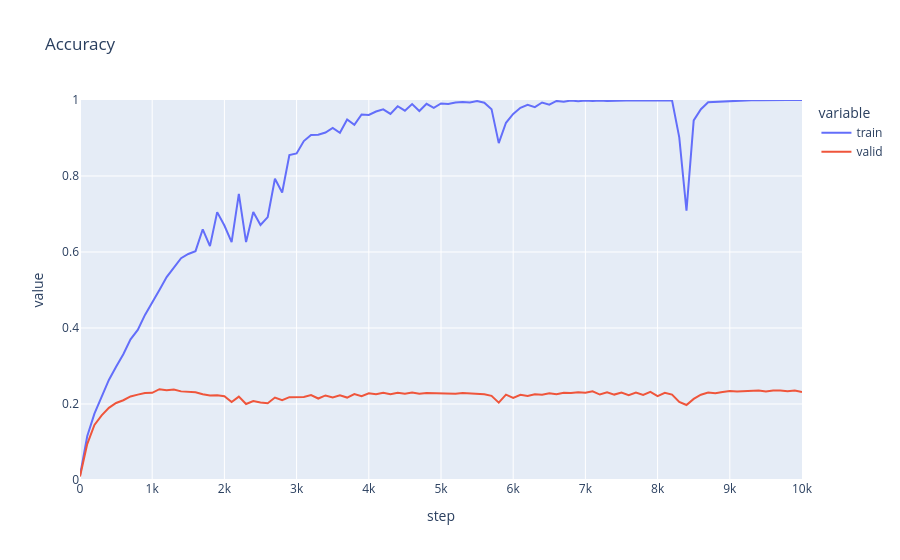

This figure's notebook cell:
### Code cell
torch.manual_seed(0)
model = make_resnet(n_classes=n_classes, in_channels=in_channels, device=device, dtype=dtype)
optim = torch.optim.AdamW(model.parameters(), lr=lr)

accs_subtract_overfitting = []

for step in tqdm.auto.trange(MAX_STEPS+1):
    batch_start_idx = (step * batch_size) % len(train_data)
    batch = train_data[batch_start_idx:batch_start_idx + batch_size]

    logits = model(batch["x"])
    loss = torch.nn.functional.cross_entropy(logits, batch["y"])
    optim.zero_grad()
    loss.backward()

    # perform 10 steps of SGD on the batch to get "overfitting update"
    # L1-regularize the *difference* between the original and control model's parameters to encourage sparsity in the overfitting update
    ctrl_model = copy.deepcopy(model)
    for _ in range(10):
        ctrl_logits = ctrl_model(batch["x"])
        ctrl_optim = torch.optim.SGD(ctrl_model.parameters(), lr=lr)
        ctrl_loss = torch.nn.functional.cross_entropy(ctrl_logits, batch["y"])
        ctrl_optim.zero_grad()
        ctrl_loss.backward()
        ctrl_optim.step()
        with torch.no_grad():
            for orig, ctrl in zip(model.parameters(), ctrl_model.parameters()):
                ctrl[:] = ctrl - 0.0001 * torch.sign(ctrl - orig)
            
    overfit_update = [ctrl_p - p for ctrl_p, p in zip(ctrl_model.parameters(), model.parameters())]
    print("sparsity of overfitting update:", (flatten_tensors(overfit_update).abs() < 0.000001).float().mean().item())

    # subtract the update from the current model's gradients
    with torch.no_grad():
        for p, u in zip(model.parameters(), overfit_update):
            p.grad -= u

    optim.step()

    if step % LOG_EVERY == 0:
        curr_accs = get_accuracies(model, {"train": train_data[train_eval_idcs], "valid": valid_data})
        accs_subtract_overfitting.append({"step": step, **curr_accs})
        clear_output(wait=True)
        display(plot_accuracies(x_axis="step", accs=accs_subtract_overfitting, max_x_value=MAX_STEPS))
        model.train()

pd.DataFrame(accs_subtract_overfitting)

### Figure 1 — Plotly figure (JSON) as saved in the notebook; plotly's stock layout.template omitted (floating-point values rounded to 4 significant figures)
{"data": [{"hovertemplate": "variable=train<br>step=%{x}<br>value=%{y}<extra></extra>", "legendgroup": "train", "line": {"color": "#636efa", "dash": "solid"}, "marker": {"symbol": "circle"}, "mode": "lines", "name": "train", "orientation": "v", "showlegend": true, "type": "scatter", "x": [0, 100, 200, 300, 400, 500, 600, 700, 800, 900, 1000, 1100, 1200, 1300, 1400, 1500, 1600, 1700, 1800, 1900, 2000, 2100, 2200, 2300, 2400, 2500, 2600, 2700, 2800, 2900, 3000, 3100, 3200, 3300, 3400, 3500, 3600, 3700, 3800, 3900, 4000, 4100, 4200, 4300, 4400, 4500, 4600, 4700, 4800, 4900, 5000, 5100, 5200, 5300, 5400, 5500, 5600, 5700, 5800, 5900, 6000, 6100, 6200, 6300, 6400, 6500, 6600, 6700, 6800, 6900, 7000, 7100, 7200, 7300, 7400, 7500, 7600, 7700, 7800, 7900, 8000, 8100, 8200, 8300, 8400, 8500, 8600, 8700, 8800, 8900, 9000, 9100, 9200, 9300, 9400, 9500, 9600, 9700, 9800, 9900, 10000], "xaxis": "x", "y": [0.0116, 0.1151, 0.1748, 0.2207, 0.2632, 0.2979, 0.3309, 0.37, 0.395, 0.4344, 0.4659, 0.4998, 0.534, 0.5586, 0.5836, 0.5947, 0.6023, 0.6598, 0.6154, 0.7049, 0.6696, 0.6258, 0.7532, 0.6261, 0.7054, 0.671, 0.6918, 0.7929, 0.7566, 0.8551, 0.8595, 0.892, 0.9077, 0.9085, 0.9143, 0.9266, 0.9138, 0.9486, 0.9346, 0.9617, 0.9608, 0.9697, 0.9754, 0.9634, 0.9835, 0.9719, 0.9893, 0.9711, 0.9901, 0.9793, 0.9908, 0.9897, 0.9936, 0.9949, 0.9937, 0.9971, 0.993, 0.9759, 0.8866, 0.9401, 0.9635, 0.9796, 0.9876, 0.9812, 0.9934, 0.9878, 0.9975, 0.9955, 0.9987, 0.9967, 0.9984, 0.9974, 0.9986, 0.9974, 0.9981, 0.9977, 0.9989, 0.9991, 0.9987, 0.9989, 0.998, 0.9994, 0.9989, 0.9019, 0.7086, 0.9465, 0.9757, 0.9943, 0.9952, 0.9979, 0.9985, 0.9993, 0.9995, 0.9996, 0.9993, 0.9998, 0.9998, 0.9998, 0.9998, 0.9998, 0.9998], "yaxis": "y"}, {"hovertemplate": "variable=valid<br>step=%{x}<br>value=%{y}<extra></extra>", "legendgroup": "valid", "line": {"color": "#EF553B", "dash": "solid"}, "marker": {"symbol": "circle"}, "mode": "lines", "name": "valid", "orientation": "v", "showlegend": true, "type": "scatter", "x": [0, 100, 200, 300, 400, 500, 600, 700, 800, 900, 1000, 1100, 1200, 1300, 1400, 1500, 1600, 1700, 1800, 1900, 2000, 2100, 2200, 2300, 2400, 2500, 2600, 2700, 2800, 2900, 3000, 3100, 3200, 3300, 3400, 3500, 3600, 3700, 3800, 3900, 4000, 4100, 4200, 4300, 4400, 4500, 4600, 4700, 4800, 4900, 5000, 5100, 5200, 5300, 5400, 5500, 5600, 5700, 5800, 5900, 6000, 6100, 6200, 6300, 6400, 6500, 6600, 6700, 6800, 6900, 7000, 7100, 7200, 7300, 7400, 7500, 7600, 7700, 7800, 7900, 8000, 8100, 8200, 8300, 8400, 8500, 8600, 8700, 8800, 8900, 9000, 9100, 9200, 9300, 9400, 9500, 9600, 9700, 9800, 9900, 10000], "xaxis": "x", "y": [0.0094, 0.0945, 0.1448, 0.1702, 0.19, 0.2027, 0.2099, 0.2199, 0.2247, 0.2289, 0.2295, 0.239, 0.2361, 0.2382, 0.2332, 0.232, 0.2307, 0.2259, 0.2226, 0.2231, 0.2206, 0.2051, 0.2194, 0.1999, 0.2076, 0.204, 0.2021, 0.2169, 0.2098, 0.2179, 0.2172, 0.2184, 0.2233, 0.2144, 0.2225, 0.2173, 0.2227, 0.2169, 0.2261, 0.2206, 0.2284, 0.2254, 0.2296, 0.2259, 0.2296, 0.2272, 0.23, 0.2269, 0.2291, 0.2288, 0.2286, 0.2282, 0.2269, 0.2287, 0.2275, 0.2275, 0.2254, 0.2214, 0.2035, 0.2245, 0.216, 0.2242, 0.2209, 0.2257, 0.2243, 0.228, 0.2255, 0.2293, 0.2287, 0.2311, 0.2294, 0.2334, 0.2249, 0.2309, 0.2248, 0.2303, 0.2234, 0.2302, 0.2238, 0.2318, 0.2207, 0.2293, 0.2248, 0.2055, 0.1973, 0.2134, 0.2245, 0.2302, 0.2284, 0.2316, 0.2345, 0.233, 0.2338, 0.2344, 0.2356, 0.2326, 0.2355, 0.2358, 0.2338, 0.2357, 0.2316], "yaxis": "y"}], "layout": {"legend": {"title": {"text": "variable"}, "tracegroupgap": 0}, "title": {"text": "Accuracy"}, "xaxis": {"anchor": "y", "domain": [0, 1], "range": [0, 10000], "title": {"text": "step"}}, "yaxis": {"anchor": "x", "domain": [0, 1], "range": [0, 1], "title": {"text": "value"}}}}
